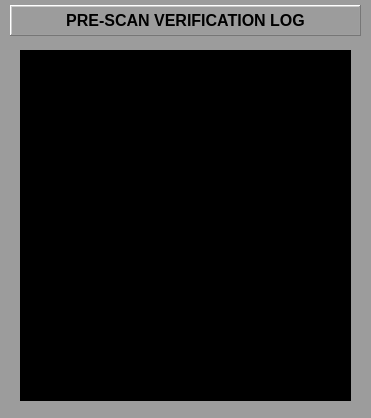
<?xml version="1.0" encoding="UTF-8"?>
<ui version="4.0">
 <class>MainWindow</class>
 <widget class="QMainWindow" name="MainWindow">
  <property name="geometry">
   <rect>
    <x>0</x>
    <y>0</y>
    <width>371</width>
    <height>418</height>
   </rect>
  </property>
  <property name="styleSheet">
   <string notr="true">

QWidget#centralWidget {background-color: rgb(156, 156, 156);}


</string>
  </property>
  <widget class="QWidget" name="centralWidget">
   <widget class="caLabel" name="calabel">
    <property name="geometry">
     <rect>
      <x>10</x>
      <y>5</y>
      <width>351</width>
      <height>31</height>
     </rect>
    </property>
    <property name="font">
     <font>
      <pointsize>12</pointsize>
      <weight>75</weight>
      <bold>true</bold>
     </font>
    </property>
    <property name="frameShape">
     <enum>QFrame::WinPanel</enum>
    </property>
    <property name="frameShadow">
     <enum>QFrame::Raised</enum>
    </property>
    <property name="lineWidth">
     <number>1</number>
    </property>
    <property name="midLineWidth">
     <number>1</number>
    </property>
    <property name="text">
     <string>PRE-SCAN VERIFICATION LOG</string>
    </property>
    <property name="alignment">
     <set>Qt::AlignCenter</set>
    </property>
    <property name="foreground">
     <color>
      <red>0</red>
      <green>0</green>
      <blue>0</blue>
     </color>
    </property>
    <property name="background">
     <color>
      <red>169</red>
      <green>209</green>
      <blue>239</blue>
     </color>
    </property>
   </widget>
   <widget class="caGraphics" name="cagraphics_2">
    <property name="geometry">
     <rect>
      <x>10</x>
      <y>40</y>
      <width>351</width>
      <height>371</height>
     </rect>
    </property>
    <property name="foreground">
     <color>
      <red>105</red>
      <green>105</green>
      <blue>105</blue>
     </color>
    </property>
    <property name="fillstyle" stdset="0">
     <enum>caGraphics::Filled</enum>
    </property>
    <property name="lineSize">
     <number>2</number>
    </property>
    <property name="lineColor">
     <color>
      <red>0</red>
      <green>0</green>
      <blue>0</blue>
     </color>
    </property>
    <property name="form">
     <enum>caGraphics::Rectangle</enum>
    </property>
   </widget>
   <widget class="caTextEntry" name="catextentry">
    <property name="geometry">
     <rect>
      <x>110</x>
      <y>50</y>
      <width>241</width>
      <height>31</height>
     </rect>
    </property>
    <property name="alignment">
     <set>Qt::AlignLeading|Qt::AlignLeft|Qt::AlignTop</set>
    </property>
    <property name="channel" stdset="0">
     <string notr="true">$(P)MESSAGE</string>
    </property>
    <property name="foreground">
     <color>
      <red>0</red>
      <green>255</green>
      <blue>0</blue>
     </color>
    </property>
    <property name="background">
     <color>
      <red>0</red>
      <green>0</green>
      <blue>0</blue>
     </color>
    </property>
    <property name="colorMode">
     <enum>caLineEdit::Static</enum>
    </property>
    <property name="elevation">
     <enum>caTextEntry::as_is</enum>
    </property>
   </widget>
   <widget class="QTextBrowser" name="textBrowser">
    <property name="geometry">
     <rect>
      <x>20</x>
      <y>50</y>
      <width>331</width>
      <height>351</height>
     </rect>
    </property>
    <property name="font">
     <font>
      <pointsize>11</pointsize>
     </font>
    </property>
    <property name="styleSheet">
     <string notr="true">background-color: rgb(0, 0, 0);
color: rgb(0, 255, 0);</string>
    </property>
    <property name="frameShape">
     <enum>QFrame::Box</enum>
    </property>
    <property name="frameShadow">
     <enum>QFrame::Raised</enum>
    </property>
    <property name="lineWidth">
     <number>3</number>
    </property>
    <property name="verticalScrollBarPolicy">
     <enum>Qt::ScrollBarAsNeeded</enum>
    </property>
    <property name="horizontalScrollBarPolicy">
     <enum>Qt::ScrollBarAsNeeded</enum>
    </property>
    <property name="sizeAdjustPolicy">
     <enum>QAbstractScrollArea::AdjustToContents</enum>
    </property>
    <property name="lineWrapColumnOrWidth">
     <number>0</number>
    </property>
    <property name="readOnly">
     <bool>true</bool>
    </property>
    <property name="tabStopWidth">
     <number>100</number>
    </property>
   </widget>
   <zorder>cagraphics_2</zorder>
   <zorder>calabel</zorder>
   <zorder>catextentry</zorder>
   <zorder>textBrowser</zorder>
  </widget>
 </widget>
 <customwidgets>
  <customwidget>
   <class>caTextEntry</class>
   <extends>caLineEdit</extends>
   <header>caTextEntry</header>
  </customwidget>
  <customwidget>
   <class>caLabel</class>
   <extends>QLabel</extends>
   <header>caLabel</header>
  </customwidget>
  <customwidget>
   <class>caGraphics</class>
   <extends>QWidget</extends>
   <header>caGraphics</header>
  </customwidget>
  <customwidget>
   <class>caLineEdit</class>
   <extends>QLineEdit</extends>
   <header>caLineEdit</header>
  </customwidget>
 </customwidgets>
 <resources/>
 <connections>
  <connection>
   <sender>catextentry</sender>
   <signal>textChanged(QString)</signal>
   <receiver>textBrowser</receiver>
   <slot>append(QString)</slot>
   <hints>
    <hint type="sourcelabel">
     <x>624</x>
     <y>192</y>
    </hint>
    <hint type="destinationlabel">
     <x>556</x>
     <y>311</y>
    </hint>
   </hints>
  </connection>
  <connection>
   <sender>catextentry</sender>
   <signal>TextEntryChanged(QString)</signal>
   <receiver>textBrowser</receiver>
   <slot>append(QString)</slot>
   <hints>
    <hint type="sourcelabel">
     <x>730</x>
     <y>188</y>
    </hint>
    <hint type="destinationlabel">
     <x>732</x>
     <y>285</y>
    </hint>
   </hints>
  </connection>
 </connections>
</ui>
